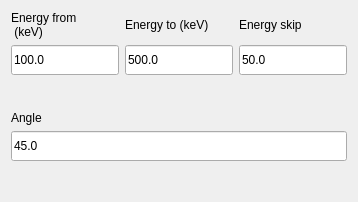
                      <widget class="QWidget" name="page_multipleanvalue2">
                       <layout class="QVBoxLayout" name="verticalLayout_20">
                        <item>
                         <layout class="QGridLayout" name="gridLayout_5">
                          <property name="bottomMargin">
                           <number>30</number>
                          </property>
                          <item row="0" column="0" alignment="Qt::AlignVCenter">
                           <widget class="QLabel" name="label_20">
                            <property name="sizePolicy">
                             <sizepolicy hsizetype="Preferred" vsizetype="Minimum">
                              <horstretch>0</horstretch>
                              <verstretch>0</verstretch>
                             </sizepolicy>
                            </property>
                            <property name="font">
                             <font>
                              <pointsize>9</pointsize>
                             </font>
                            </property>
                            <property name="text">
                             <string>Energy from
 (keV)</string>
                            </property>
                           </widget>
                          </item>
                          <item row="1" column="0">
                           <widget class="QLineEdit" name="LneEnergyFrom2">
                            <property name="sizePolicy">
                             <sizepolicy hsizetype="Expanding" vsizetype="Minimum">
                              <horstretch>0</horstretch>
                              <verstretch>0</verstretch>
                             </sizepolicy>
                            </property>
                            <property name="minimumSize">
                             <size>
                              <width>0</width>
                              <height>30</height>
                             </size>
                            </property>
                            <property name="maximumSize">
                             <size>
                              <width>16777215</width>
                              <height>30</height>
                             </size>
                            </property>
                            <property name="text">
                             <string>100.0</string>
                            </property>
                           </widget>
                          </item>
                          <item row="1" column="1">
                           <widget class="QLineEdit" name="LneEnergyTo2">
                            <property name="sizePolicy">
                             <sizepolicy hsizetype="Expanding" vsizetype="Minimum">
                              <horstretch>0</horstretch>
                              <verstretch>0</verstretch>
                             </sizepolicy>
                            </property>
                            <property name="minimumSize">
                             <size>
                              <width>0</width>
                              <height>30</height>
                             </size>
                            </property>
                            <property name="maximumSize">
                             <size>
                              <width>16777215</width>
                              <height>30</height>
                             </size>
                            </property>
                            <property name="text">
                             <string>500.0</string>
                            </property>
                           </widget>
                          </item>
                          <item row="1" column="2">
                           <widget class="QLineEdit" name="LneEnergySkip2">
                            <property name="sizePolicy">
                             <sizepolicy hsizetype="Expanding" vsizetype="Minimum">
                              <horstretch>0</horstretch>
                              <verstretch>0</verstretch>
                             </sizepolicy>
                            </property>
                            <property name="minimumSize">
                             <size>
                              <width>0</width>
                              <height>30</height>
                             </size>
                            </property>
                            <property name="maximumSize">
                             <size>
                              <width>16777215</width>
                              <height>30</height>
                             </size>
                            </property>
                            <property name="text">
                             <string>50.0</string>
                            </property>
                           </widget>
                          </item>
                          <item row="0" column="1" alignment="Qt::AlignVCenter">
                           <widget class="QLabel" name="label_21">
                            <property name="sizePolicy">
                             <sizepolicy hsizetype="Preferred" vsizetype="Minimum">
                              <horstretch>0</horstretch>
                              <verstretch>0</verstretch>
                             </sizepolicy>
                            </property>
                            <property name="font">
                             <font>
                              <pointsize>9</pointsize>
                             </font>
                            </property>
                            <property name="text">
                             <string>Energy to (keV)</string>
                            </property>
                           </widget>
                          </item>
                          <item row="0" column="2" alignment="Qt::AlignVCenter">
                           <widget class="QLabel" name="label_32">
                            <property name="sizePolicy">
                             <sizepolicy hsizetype="Preferred" vsizetype="Minimum">
                              <horstretch>0</horstretch>
                              <verstretch>0</verstretch>
                             </sizepolicy>
                            </property>
                            <property name="font">
                             <font>
                              <pointsize>9</pointsize>
                             </font>
                            </property>
                            <property name="text">
                             <string>Energy skip</string>
                            </property>
                           </widget>
                          </item>
                         </layout>
                        </item>
                        <item>
                         <layout class="QGridLayout" name="gridLayout_6">
                          <property name="bottomMargin">
                           <number>30</number>
                          </property>
                          <item row="0" column="0" alignment="Qt::AlignVCenter">
                           <widget class="QLabel" name="label_22">
                            <property name="sizePolicy">
                             <sizepolicy hsizetype="Preferred" vsizetype="Minimum">
                              <horstretch>0</horstretch>
                              <verstretch>0</verstretch>
                             </sizepolicy>
                            </property>
                            <property name="font">
                             <font>
                              <pointsize>9</pointsize>
                             </font>
                            </property>
                            <property name="text">
                             <string>Angle</string>
                            </property>
                           </widget>
                          </item>
                          <item row="1" column="0">
                           <widget class="QLineEdit" name="LneAngle2">
                            <property name="sizePolicy">
                             <sizepolicy hsizetype="Expanding" vsizetype="Minimum">
                              <horstretch>0</horstretch>
                              <verstretch>0</verstretch>
                             </sizepolicy>
                            </property>
                            <property name="minimumSize">
                             <size>
                              <width>0</width>
                              <height>30</height>
                             </size>
                            </property>
                            <property name="maximumSize">
                             <size>
                              <width>16777215</width>
                              <height>30</height>
                             </size>
                            </property>
                            <property name="text">
                             <string>45.0</string>
                            </property>
                           </widget>
                          </item>
                         </layout>
                        </item>
                       </layout>
                      </widget>
